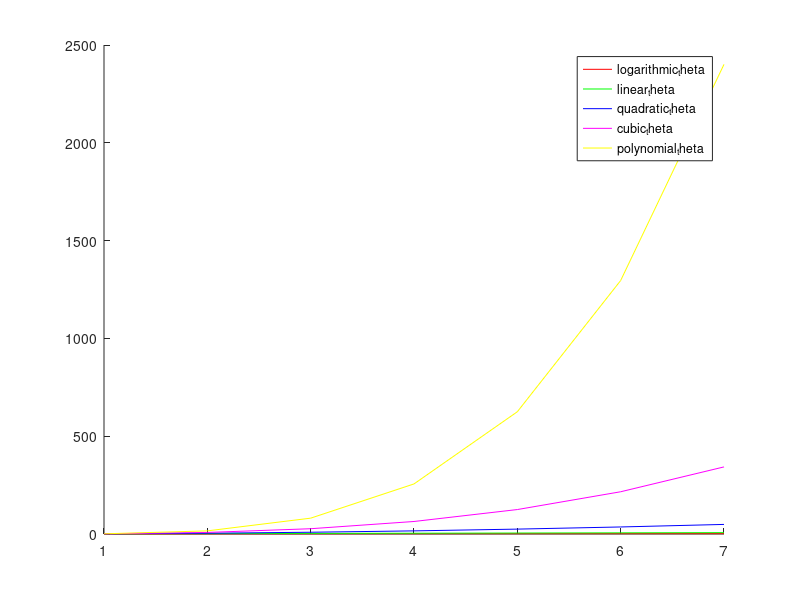

Here is the MATLAB script that generated this plot:
clc

n= [1 2 3 4 5 6 7];
k=4;

logarithmic_theta= log(n);
linear_theta= n;
quadratic_theta= n.^2;
cubic_theta= n.^3;
polynomial_theta= n.^k;

hold on
plot (n, logarithmic_theta, 'r')
plot (n, linear_theta, 'g')
plot (n, quadratic_theta, 'b')
plot (n, cubic_theta, 'm')
plot (n, polynomial_theta, 'y')
hold off

legend ('logarithmic_theta', 'linear_theta', 'quadratic_theta', 'cubic_theta', 'polynomial_theta')
